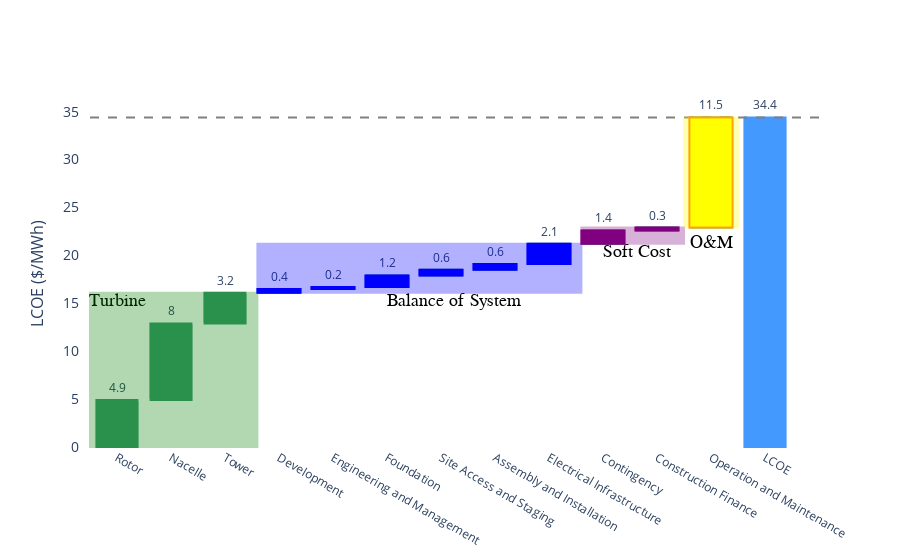

The code cell stored with this chart in its notebook:
### Code cell
# # Sample waterfall obtained from https://www.machinelearningplus.com/waterfall-plot-in-python/
# import plotly.graph_objects as go

fig_2 = go.Figure(go.Waterfall(
#     name = "21", 
    orientation = "v",
    measure = ["relative", 
               "relative", 
               "relative", 
               "relative", 
               "relative", 
               "relative", 
               "relative", 
               "relative", 
               "relative", 
               "relative", 
               "relative", 
               "relative", 
               "total"],
    x = ['Rotor',
         'Nacelle',
         'Tower', 
         'Development',
         'Engineering and Management',
         'Foundation',
         'Site Access and Staging',
         'Assembly and Installation',
         'Electrical Infrastructure', 
         'Contingency',
         'Construction Finance',
         'Operation and Maintenance',
         "LCOE"],
    base = 0,
    textposition = "outside",
    text = [rotor , 
            nacelle , 
            tower , 
            development , 
            engineering_management , 
            foundation , 
            site_access_staging , 
            assembly_installation , 
            electrical_infrastructure , 
            contingency , 
            construction_finance , 
            operation_maintenance, 
            round(lcoe, 1)],
    
    y = y_lcoe, 
    connector = {"line":{"color":"white"}},))


fig_2.update_layout(
#         title = "Pathway to LCOE reduction in 2030 by LCOE parameter",
        showlegend = False,
        paper_bgcolor='white',
        plot_bgcolor='white',
        yaxis=dict(
            title='LCOE ($/MWh)',
            titlefont_size=16,
            tickfont_size=14),
)

fig_2.add_shape(type='line',
                x0=-0.5,
                y0=lcoe,
                x1=13,
                y1=lcoe,
                line=dict(color="grey",
                          width=2,
                          dash="dash"),
                xref='x',
                yref='y'
)

# fig_2.add_shape(type='line',
#                 x0=3,
#                 y0=0,
#                 x1=3,
#                 y1=16.1,
# #                 showarrow=True,
#                 line=dict(color="grey",
#                           width=2),
#                 xref='x',
#                 yref='y'
# )


# Turbine block
fig_2.add_shape(type="rect",
                xref="x", yref="y",
                x0=-0.5, y0=0,
                x1=2.6, y1=(rotor + tower + nacelle),
                opacity=0.3,
                fillcolor="green",
                line_color="green",
               )

fig_2.add_trace(go.Scatter(
    x=['Rotor'],
    y=[(rotor + tower + nacelle)],
    mode="text",
    name="Markers and Text",
    text=["Turbine"],
    textposition="bottom center",     
    textfont=dict(
        family="times",
        size=18,
        color="Black"
    )
))

# BOS Block
fig_2.add_shape(type="rect",
                xref="x", yref="y",
                x0=2.6, 
                y0=(rotor + tower + nacelle),
                x1=8.6, 
                y1=(rotor + tower + nacelle + development + engineering_management + foundation + site_access_staging + assembly_installation + electrical_infrastructure),
                opacity=0.3,
                fillcolor="blue",
                line_color="blue",
               )

fig_2.add_trace(go.Scatter(
    x=['Foundation'],
#     y=[(rotor + tower + nacelle + development + engineering_management + foundation + site_access_staging + assembly_installation + electrical_infrastructure)],
    y=[(rotor + tower + nacelle )],
    mode="text",
    name="Markers and Text",
    text=["Balance of System"],
    textposition="bottom right",     
    textfont=dict(
        family="times",
        size=18,
        color="Black"
    )
))

fig_2.add_shape(
    type="rect", 
    fillcolor="blue", 
    line=dict(color="blue"), 
    opacity=1,
    x0=2.6, 
    x1=3.4, 
    xref="x", 
    y0=(rotor + tower + nacelle ), 
    y1=(rotor + tower + nacelle + development),
    yref="y"
)

fig_2.add_shape(
    type="rect", 
    fillcolor="blue", 
    line=dict(color="blue"), 
    opacity=1,
    x0=3.6, 
    x1=4.4, 
    xref="x", 
    y0=(rotor + tower + nacelle + development), 
    y1=(rotor + tower + nacelle + development + engineering_management),
    yref="y"
)

fig_2.add_shape(
    type="rect", 
    fillcolor="blue", 
    line=dict(color="blue"), 
    opacity=1,
    x0=4.6, 
    x1=5.4, 
    xref="x", 
    y0=(rotor + tower + nacelle + development + engineering_management), 
    y1=(rotor + tower + nacelle + development + engineering_management + foundation),
    yref="y"
)

fig_2.add_shape(
    type="rect", 
    fillcolor="blue", 
    line=dict(color="blue"), 
    opacity=1,
    x0=5.6, 
    x1=6.4, 
    xref="x", 
    y0=(rotor + tower + nacelle + development + engineering_management + foundation), 
    y1=(rotor + tower + nacelle + development + engineering_management + foundation + site_access_staging),
    yref="y"
)

fig_2.add_shape(
    type="rect", 
    fillcolor="blue", 
    line=dict(color="blue"), 
    opacity=1,
    x0=6.6, 
    x1=7.4, 
    xref="x", 
    y0=(rotor + tower + nacelle + development + engineering_management + foundation + site_access_staging), 
    y1=(rotor + tower + nacelle + development + engineering_management + foundation + site_access_staging + assembly_installation),
    yref="y"
)

fig_2.add_shape(
    type="rect", 
    fillcolor="blue", 
    line=dict(color="blue"), 
    opacity=1,
    x0=7.6, 
    x1=8.4, 
    xref="x", 
    y0=(rotor + tower + nacelle + development + engineering_management + foundation + site_access_staging + assembly_installation), 
    y1=(rotor + tower + nacelle + development + engineering_management + foundation + site_access_staging + assembly_installation + electrical_infrastructure),
    yref="y"
)


# Soft Cost block
fig_2.add_shape(type="rect",
    xref="x", yref="y",
    x0=8.6, 
    y0=(rotor + tower + nacelle + development + engineering_management + foundation + site_access_staging + assembly_installation + electrical_infrastructure),
    x1=10.5, 
    y1=(construction_finance + contingency + rotor + tower + nacelle + development + engineering_management + foundation + site_access_staging + assembly_installation + electrical_infrastructure),
    opacity=0.3,
    fillcolor="purple",
    line_color="purple"
               )
fig_2.add_trace(go.Scatter(
    x=['Contingency'],
    y=[(rotor + tower + nacelle + development + engineering_management + foundation + site_access_staging + assembly_installation + electrical_infrastructure)],
    mode="text",
    name="Markers and Text",
    text=["Soft Cost"],
    textposition="bottom right",     
    textfont=dict(
        family="times",
        size=18,
        color="Black"
    )
))

fig_2.add_shape(
    type="rect", 
    fillcolor="purple", 
    line=dict(color="purple"), 
    opacity=1,
    x0=8.6, 
    x1=9.4, 
    xref="x", 
    y0=(rotor + tower + nacelle + development + engineering_management + foundation + site_access_staging + assembly_installation + electrical_infrastructure), 
    y1=(rotor + tower + nacelle + development + engineering_management + foundation + site_access_staging + assembly_installation + electrical_infrastructure + contingency),
    yref="y"
)

fig_2.add_shape(
    type="rect", 
    fillcolor="purple", 
    line=dict(color="purple"), 
    opacity=1,
    x0=9.6, 
    x1=10.4, 
    xref="x", 
    y0=(rotor + tower + nacelle + development + engineering_management + foundation + site_access_staging + assembly_installation + electrical_infrastructure + contingency), 
    y1=(rotor + tower + nacelle + development + engineering_management + foundation + site_access_staging + assembly_installation + electrical_infrastructure + contingency + construction_finance),
    yref="y"
)

# O&M Block
fig_2.add_shape(type="rect",
                xref="x",
                yref="y",
                x0=10.5, 
                y0=(construction_finance + contingency + rotor + tower + nacelle + development + engineering_management + foundation + site_access_staging + assembly_installation + electrical_infrastructure),
                x1=11.5, 
                y1=(operation_maintenance + construction_finance + contingency + rotor + tower + nacelle + development + engineering_management + foundation + site_access_staging + assembly_installation + electrical_infrastructure),
                opacity=0.3,
                fillcolor="yellow",
                line_color="yellow"
               )

fig_2.add_trace(go.Scatter(
    x=['Operation and Maintenance'],
    y=[(rotor + tower + nacelle + development + engineering_management + foundation + site_access_staging + assembly_installation + electrical_infrastructure) + 1],
    mode="text",
    name="Markers and Text",
    text=["O&M"],
    textposition="bottom center",     
    textfont=dict(
        family="times",
        size=18,
        color="Black"
    )
))

fig_2.add_shape(
    type="rect", 
    fillcolor="yellow", 
    line=dict(color="orange"), 
    opacity=1,
    x0=10.6, 
    x1=11.4, 
    xref="x", 
    y0=(rotor + tower + nacelle + development + engineering_management + foundation + site_access_staging + assembly_installation + electrical_infrastructure + contingency + construction_finance), 
    y1=(rotor + tower + nacelle + development + engineering_management + foundation + site_access_staging + assembly_installation + electrical_infrastructure + contingency + construction_finance + operation_maintenance),
    yref="y"
)


# fig.update(layout_showlegend=False)
# fig.write_image(path + 'fig_6.eps', scale=1, width=1000, height=800)
fig_2.show()

### Figure 1 — Plotly figure (JSON) as saved in the notebook; plotly's stock layout.template omitted (floating-point values rounded to 4 significant figures)
{"data": [{"base": 0, "connector": {"line": {"color": "white"}}, "measure": ["relative", "relative", "relative", "relative", "relative", "relative", "relative", "relative", "relative", "relative", "relative", "relative", "total"], "orientation": "v", "text": ["4.9", "8", "3.2", "0.4", "0.2", "1.2", "0.6", "0.6", "2.1", "1.4", "0.3", "11.5", "34.4"], "textposition": "outside", "type": "waterfall", "x": ["Rotor", "Nacelle", "Tower", "Development", "Engineering and Management", "Foundation", "Site Access and Staging", "Assembly and Installation", "Electrical Infrastructure", "Contingency", "Construction Finance", "Operation and Maintenance", "LCOE"], "y": [4.9, 8, 3.2, 0.4, 0.2, 1.2, 0.6, 0.6, 2.1, 1.4, 0.3, 11.5, 34.4]}, {"mode": "text", "name": "Markers and Text", "text": ["Turbine"], "textfont": {"color": "Black", "family": "times", "size": 18}, "textposition": "bottom center", "type": "scatter", "x": ["Rotor"], "y": [16.1]}, {"mode": "text", "name": "Markers and Text", "text": ["Balance of System"], "textfont": {"color": "Black", "family": "times", "size": 18}, "textposition": "bottom right", "type": "scatter", "x": ["Foundation"], "y": [16.1]}, {"mode": "text", "name": "Markers and Text", "text": ["Soft Cost"], "textfont": {"color": "Black", "family": "times", "size": 18}, "textposition": "bottom right", "type": "scatter", "x": ["Contingency"], "y": [21.2]}, {"mode": "text", "name": "Markers and Text", "text": ["O&M"], "textfont": {"color": "Black", "family": "times", "size": 18}, "textposition": "bottom center", "type": "scatter", "x": ["Operation and Maintenance"], "y": [22.2]}], "layout": {"paper_bgcolor": "white", "plot_bgcolor": "white", "shapes": [{"line": {"color": "grey", "dash": "dash", "width": 2}, "type": "line", "x0": -0.5, "x1": 13, "xref": "x", "y0": 34.4, "y1": 34.4, "yref": "y"}, {"fillcolor": "green", "line": {"color": "green"}, "opacity": 0.3, "type": "rect", "x0": -0.5, "x1": 2.6, "xref": "x", "y0": 0, "y1": 16.1, "yref": "y"}, {"fillcolor": "blue", "line": {"color": "blue"}, "opacity": 0.3, "type": "rect", "x0": 2.6, "x1": 8.6, "xref": "x", "y0": 16.1, "y1": 21.2, "yref": "y"}, {"fillcolor": "blue", "line": {"color": "blue"}, "opacity": 1, "type": "rect", "x0": 2.6, "x1": 3.4, "xref": "x", "y0": 16.1, "y1": 16.5, "yref": "y"}, {"fillcolor": "blue", "line": {"color": "blue"}, "opacity": 1, "type": "rect", "x0": 3.6, "x1": 4.4, "xref": "x", "y0": 16.5, "y1": 16.7, "yref": "y"}, {"fillcolor": "blue", "line": {"color": "blue"}, "opacity": 1, "type": "rect", "x0": 4.6, "x1": 5.4, "xref": "x", "y0": 16.7, "y1": 17.9, "yref": "y"}, {"fillcolor": "blue", "line": {"color": "blue"}, "opacity": 1, "type": "rect", "x0": 5.6, "x1": 6.4, "xref": "x", "y0": 17.9, "y1": 18.5, "yref": "y"}, {"fillcolor": "blue", "line": {"color": "blue"}, "opacity": 1, "type": "rect", "x0": 6.6, "x1": 7.4, "xref": "x", "y0": 18.5, "y1": 19.1, "yref": "y"}, {"fillcolor": "blue", "line": {"color": "blue"}, "opacity": 1, "type": "rect", "x0": 7.6, "x1": 8.4, "xref": "x", "y0": 19.1, "y1": 21.2, "yref": "y"}, {"fillcolor": "purple", "line": {"color": "purple"}, "opacity": 0.3, "type": "rect", "x0": 8.6, "x1": 10.5, "xref": "x", "y0": 21.2, "y1": 22.9, "yref": "y"}, {"fillcolor": "purple", "line": {"color": "purple"}, "opacity": 1, "type": "rect", "x0": 8.6, "x1": 9.4, "xref": "x", "y0": 21.2, "y1": 22.6, "yref": "y"}, {"fillcolor": "purple", "line": {"color": "purple"}, "opacity": 1, "type": "rect", "x0": 9.6, "x1": 10.4, "xref": "x", "y0": 22.6, "y1": 22.9, "yref": "y"}, {"fillcolor": "yellow", "line": {"color": "yellow"}, "opacity": 0.3, "type": "rect", "x0": 10.5, "x1": 11.5, "xref": "x", "y0": 22.9, "y1": 34.4, "yref": "y"}, {"fillcolor": "yellow", "line": {"color": "orange"}, "opacity": 1, "type": "rect", "x0": 10.6, "x1": 11.4, "xref": "x", "y0": 22.9, "y1": 34.4, "yref": "y"}], "showlegend": false, "yaxis": {"tickfont": {"size": 14}, "title": {"font": {"size": 16}, "text": "LCOE ($/MWh)"}}}}
